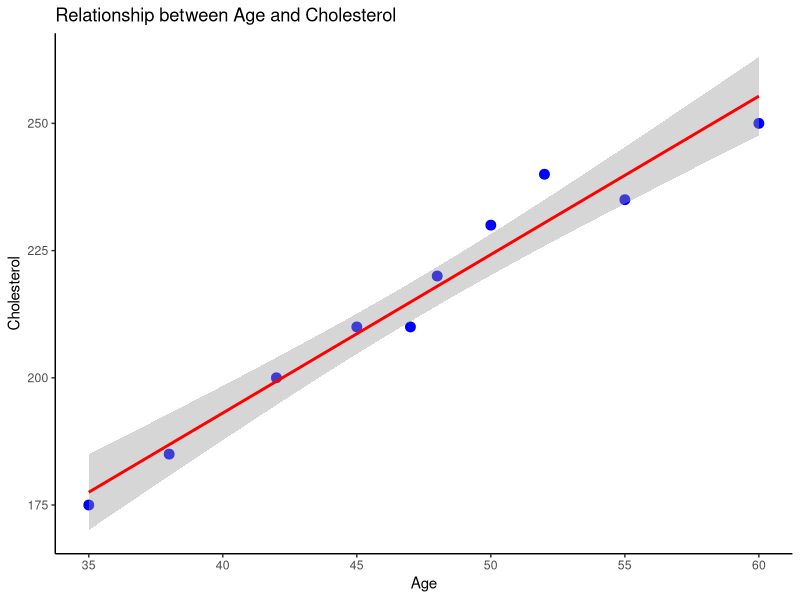
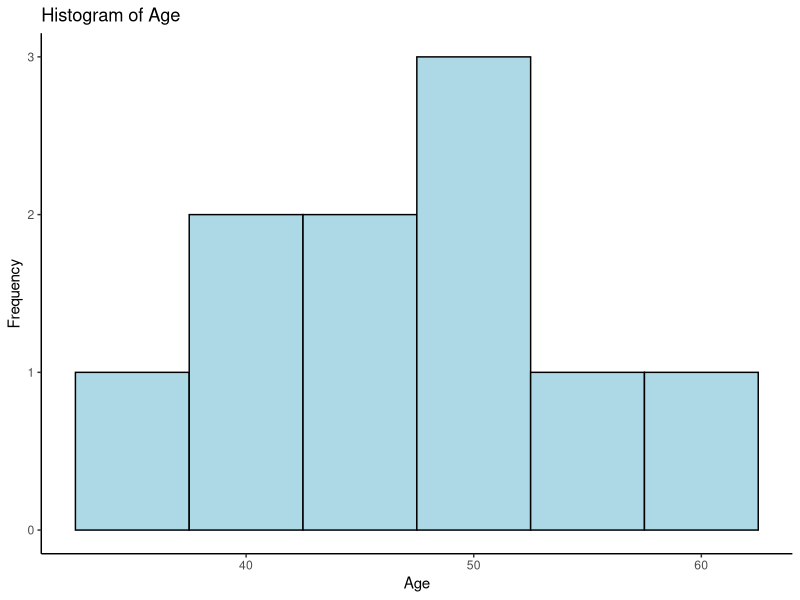
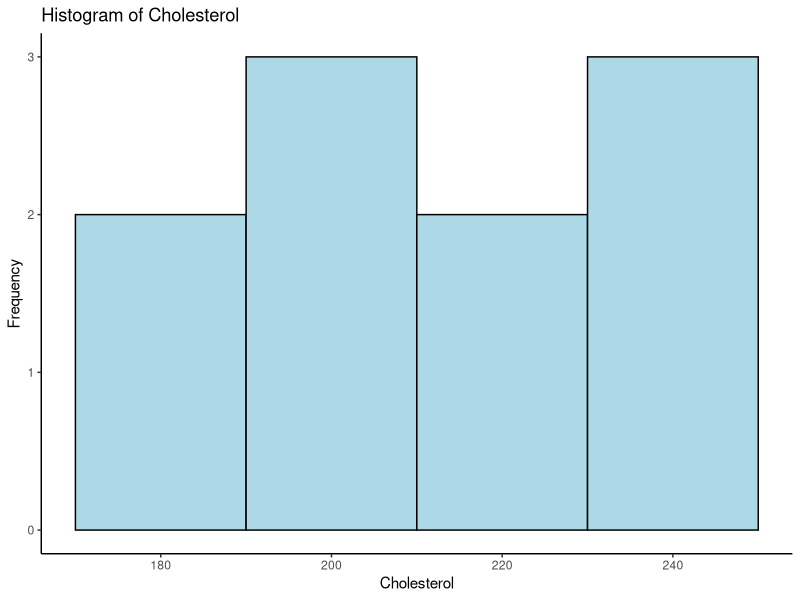
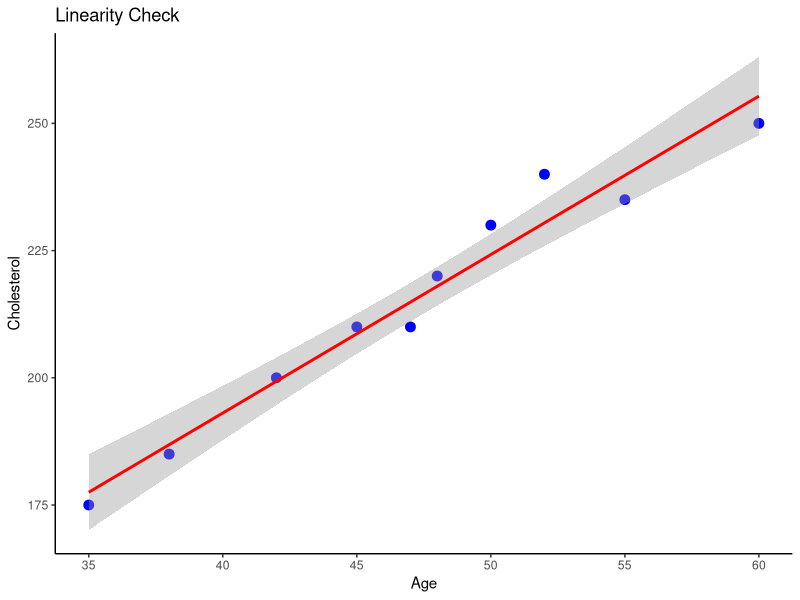

Here is the R script that generated these plots, in order:
## ---- chunk 1
# Load necessary libraries
library(ggplot2)

# Create age and cholesterol vectors
age <- c(45, 38, 52, 60, 35, 42, 48, 55, 50, 47)
cholesterol <- c(210, 185, 240, 250, 175, 200, 220, 235, 230, 210)

# Combine the vectors into a dataframe
mydata <- data.frame(age = age, cholesterol = cholesterol)
## ---- chunk 2
library(knitr)
kable(mydata)
## ---- chunk 3
ggplot(mydata, aes(x = age, y = cholesterol)) + 
  geom_point(color = "blue", size = 3) + 
  geom_smooth(method = "lm", col = "red") +
  labs(title = "Relationship between Age and Cholesterol", x = "Age", y = "Cholesterol") +
  theme_classic()
## ---- chunk 4
ggplot(mydata, aes(x = age)) +
  geom_histogram(binwidth = 5, fill = "lightblue", color = "black") +
  labs(title = "Histogram of Age", x = "Age", y = "Frequency") +
  theme_classic()
## ---- chunk 5
ggplot(mydata, aes(x = cholesterol)) +
  geom_histogram(binwidth = 20, fill = "lightblue", color = "black") +
  labs(title = "Histogram of Cholesterol", x = "Cholesterol", y = "Frequency") +
  theme_classic()
## ---- chunk 6
shapiro.test(mydata$age) 
shapiro.test(mydata$cholesterol)
## ---- chunk 7
ggplot(mydata, aes(x = age, y = cholesterol)) + 
  geom_point(color = "blue", size = 3) + 
  geom_smooth(method = "lm", col = "red") +
  labs(title = "Linearity Check", x = "Age", y = "Cholesterol") +
  theme_classic()
## ---- chunk 8
library(knitr)
kable(mydata)
## ---- chunk 9
cor(mydata$age, mydata$cholesterol)
## ---- chunk 10
cor.test(mydata$age, mydata$cholesterol)
## ---- chunk 11
# Creating two vectors
Hr_St <- c(2, 3, 5, 6, 7, 8, 9, 10, 12, 14)
Test_score <- c(60, 70, 80, 85, 90, 95, 98, 100, 99, 95)

# Combine the vectors into a dataframe
mydata <- data.frame(Hr_St = Hr_St, Test_score = Test_score)
## ---- chunk 12
cor.test(mydata$Hr_St, mydata$Test_score, method = "spearman")
